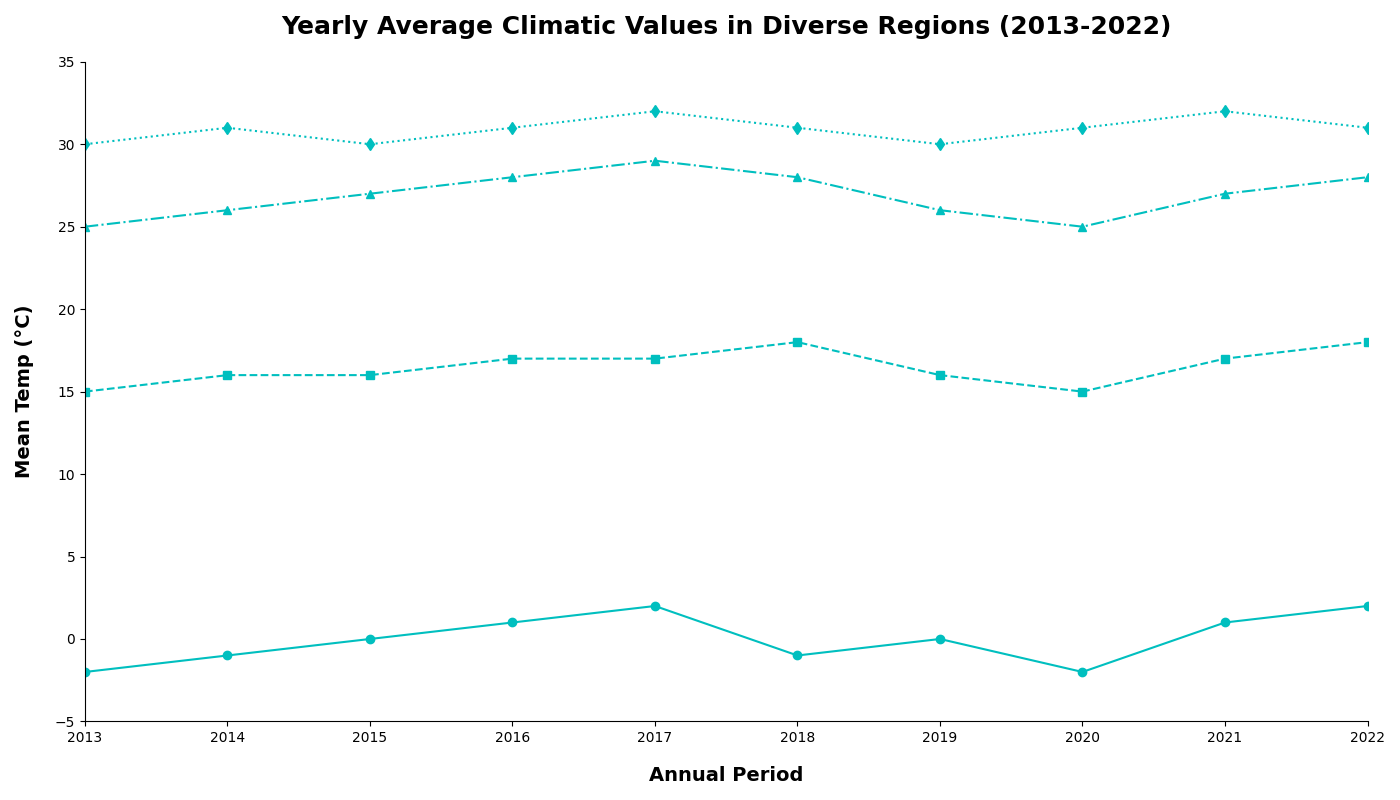

Here is the Python script that generated this plot:
import matplotlib.pyplot as plt
import numpy as np

years = np.arange(2013, 2023)
northern_hills_temp = [-2, -1, 0, 1, 2, -1, 0, -2, 1, 2]
coastal_plains_temp = [15, 16, 16, 17, 17, 18, 16, 15, 17, 18]
desert_valley_temp = [25, 26, 27, 28, 29, 28, 26, 25, 27, 28]
tropical_forest_temp = [30, 31, 30, 31, 32, 31, 30, 31, 32, 31]

fig, ax = plt.subplots(figsize=(14, 8))

single_color = 'c'

ax.plot(years, northern_hills_temp, marker='o', linestyle='-', color=single_color)
ax.plot(years, coastal_plains_temp, marker='s', linestyle='--', color=single_color)
ax.plot(years, desert_valley_temp, marker='^', linestyle='-.', color=single_color)
ax.plot(years, tropical_forest_temp, marker='d', linestyle=':', color=single_color)

# Random alterations
plt.title("Yearly Average Climatic Values in Diverse Regions (2013-2022)", fontsize=18, fontweight='bold', pad=20)
plt.xlabel("Annual Period", fontsize=14, fontweight='bold', labelpad=15)
plt.ylabel("Mean Temp (°C)", fontsize=14, fontweight='bold', labelpad=15)

ax.spines['top'].set_visible(False)
ax.spines['right'].set_visible(False)

ax.set_xlim(2013, 2022)
ax.set_ylim(-5, 35)

plt.tight_layout()
plt.show()
